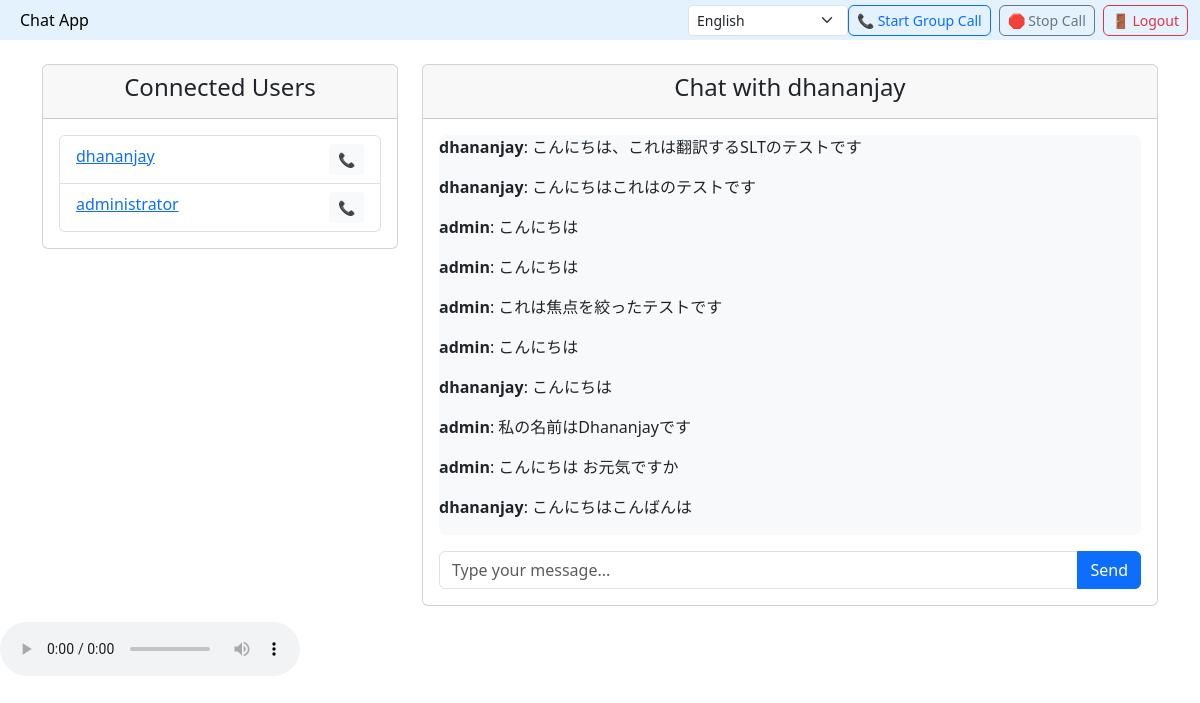
The page /chat/2/ (signed in) on the database its author committed.
### chat/models.py (models this page shows, shortened)
class Chat(models.Model):
    sender = models.ForeignKey(User, on_delete=models.CASCADE, related_name="sent_messages")
    receiver = models.ForeignKey(User, on_delete=models.CASCADE, related_name="received_messages")
    message = models.TextField()
    timestamp = models.DateTimeField(auto_now_add=True)

### chat/views.py (the view)
# urls.py: path("chat/<int:user_id>/", chat_view, name="chat"),
@login_required
def chat_view(request, user_id):
    receiver = User.objects.get(id=user_id)
    chat_history = (
        (
            Chat.objects.filter(sender=request.user, receiver=receiver)
            | Chat.objects.filter(sender=receiver, receiver=request.user)
        )
        .order_by("timestamp")
        .reverse()
    )
    if request.method == "POST":
        message = request.POST.get("message")
        print('I am here to save message :::: ', message)
        if message:
            Chat.objects.create(sender=request.user, receiver=receiver, message=message)
            return redirect("chat", user_id=user_id)
    users = User.objects.exclude(id=request.user.id)
    return render(
        request,
        "chat.html",
        {"receiver": receiver, "chat_history": chat_history, "users": users},
    )

### chat/templates/chat.html (shortened to what this page needs)
<!DOCTYPE html>
<html lang="en">
{% load static %}
<head>
  <link rel="stylesheet" href="https://cdn.jsdelivr.net/npm/bootstrap@5.3.0/dist/css/bootstrap.min.css">
</head>
<body>
  <nav class="navbar navbar-light" style="background-color: #e3f2fd;">
    <div class="container-fluid">
      <a class="navbar-brand" href="#">Chat App</a>
      <div class="d-flex">
        <select id="languageSelect" class="form-select form-select-sm" style="width: 160px;"
          onchange="changeLanguage(this.value)">
          <option value="en">English</option>
        </select>
        <button id="startMeetingBtn" class="btn btn-outline-primary me-2">📞 Start Group Call</button>
        <button id="stopCall" class="btn btn-outline-secondary me-2">🛑 Stop Call</button>
        <a href="{% url 'login' %}" class="btn btn-outline-danger">🚪 Logout</a>
      </div>
    </div>
  </nav>
  <div class="container mt-4">
    <div class="row">
      <div class="col-md-4">
        <div class="card">
          <div class="card-header text-center">
            <h4>Connected Users</h4>
          </div>
          <div class="card-body">
            <ul class="list-group">
              {% for user in users %}
              <li class="list-group-item user-card" data-userid="{{ user.id }}">
                <a href="{% url 'chat' user.id %}">{{ user.username }}</a>
                <button class="btn btn-sm float-end btn-light" onclick="selectAndStartCall(this)">📞</button>
              </li>
              {% empty %}
              <li class="list-group-item text-muted text-center">No users available.</li>
              {% endfor %}
            </ul>
          </div>
        </div>
      </div>
      <div class="col-md-8">
        <div class="card">
          <div class="card-header text-center">
            <h4>Chat with {{ receiver.username }}</h4>
          </div>
          <div class="card-body">
            <div class="chat-box" id="chatbox">
              {% for chat in chat_history %}
              <p><strong>{{ chat.sender.username }}</strong>: {{ chat.message }}</p>
              {% endfor %}
            </div>
            <form id="chatForm" method="POST" class="mt-3">
              <div class="input-group">
                <input type="text" id="messageInput" name="message" class="form-control"
                  placeholder="Type your message...">
                <button type="button" id="sendMessage" class="btn btn-primary">Send</button>
              </div>
            </form>
          </div>
        </div>
      </div>
    </div>
  </div>
  <audio id="translatedAudio" controls></audio>
</body>
</html>

### chat/templates/chat.html (style rules this page uses)
.navbar { padding-top: 0.25rem; padding-bottom: 0.25rem; min-height: 40px; }
.navbar-brand { font-size: 1rem; padding: 0.25rem 0.5rem; }
.navbar .form-select, .navbar .btn { font-size: 0.875rem; padding: 0.25rem 0.5rem; height: auto; }
.chat-box { height: 400px; overflow-y: auto; border-radius: 8px; background-color: #f8f9fa; }

### rows shown on the page
Chat: sender.username "dhananjay", message "こんにちは、これは翻訳するSLTのテストです"
Chat: sender.username "dhananjay", message "こんにちはこれはのテストです"
Chat: sender.username "admin", message "こんにちは"
Chat: sender.username "admin", message "こんにちは"
Chat: sender.username "admin", message "これは焦点を絞ったテストです"
Chat: sender.username "admin", message "こんにちは"
Chat: sender.username "dhananjay", message "こんにちは"
Chat: sender.username "admin", message "私の名前はDhananjayです"
Chat: sender.username "admin", message "こんにちは お元気ですか"
Chat: sender.username "dhananjay", message "こんにちはこんばんは"

### other values the page prints
{{ user.username }} "dhananjay"
{{ user.username }} "administrator"
{{ receiver.username }} "dhananjay"
